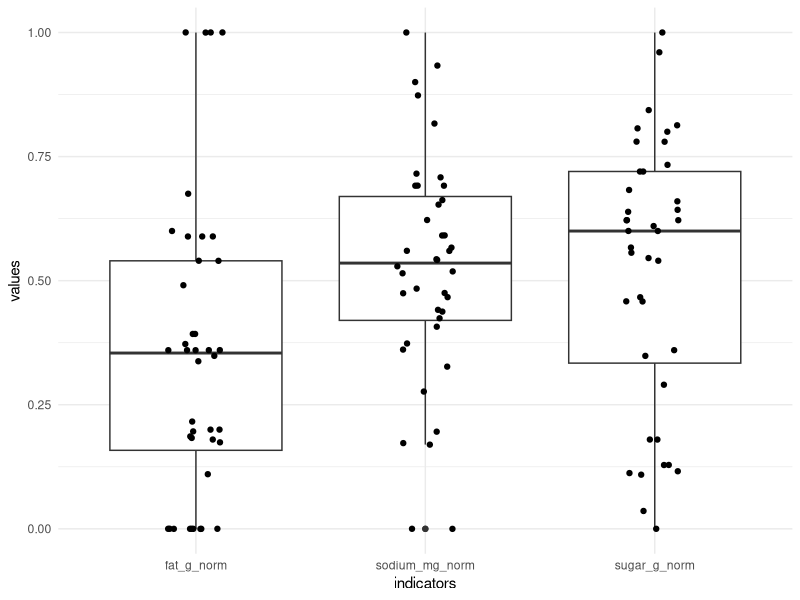
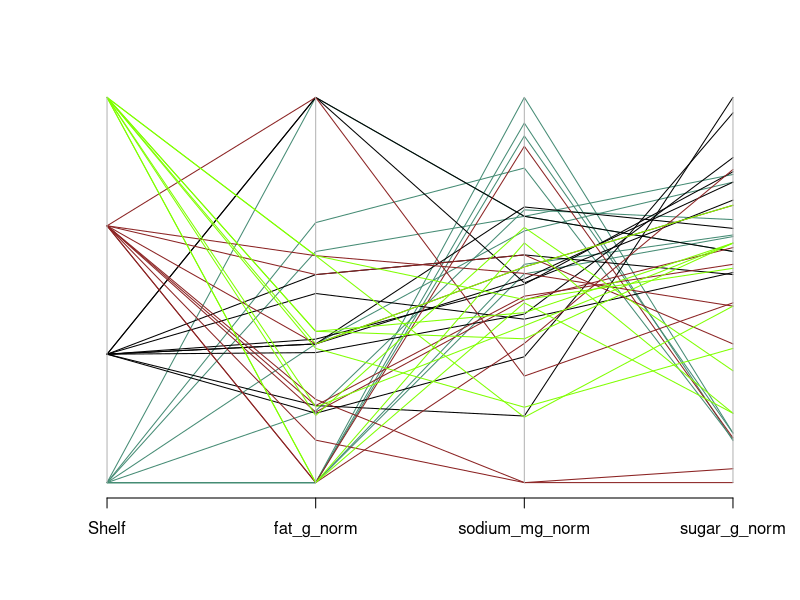
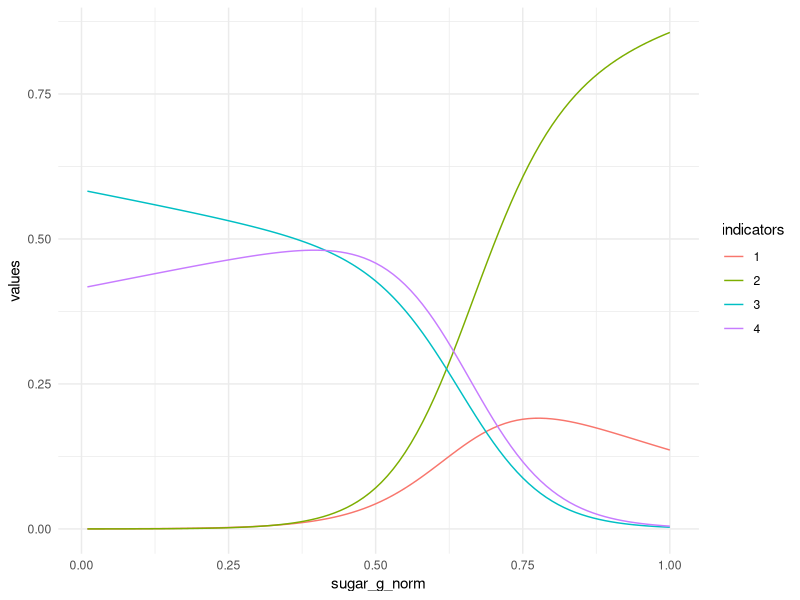

Recreate these plots in R, in order.
## ---- chunk 1
library(tidyverse)
library(patchwork)
## ---- chunk 2
setwd("~/source_code/W271_Lab1")
cereal <- read_csv("./data/short-questions/cereal_dillons.csv")
## ---- chunk 3
col_trans_list <- c("fat_g", "sugar_g", "sodium_mg")


for (col in col_trans_list) {
  col_per <- cereal[col] / cereal["size_g"]
  cereal[paste(col, "_norm", sep = "")] <- (col_per - min(col_per)) / (max(col_per) - min(col_per))
}
## ---- chunk 4
# if("ggpubr" %in% rownames(installed.packages()) == FALSE) {install.packages("ggpubr")}
# library(ggpubr)

cereal %>%
  pivot_longer(cols = 8:10, names_to = "indicators", values_to = "values") %>%
  ggplot(data = ., aes(x = indicators, y = values)) +
  geom_boxplot() +
  geom_jitter(width = 0.125) +
  theme_minimal()
## ---- chunk 5
MASS::parcoord(cereal[c("Shelf", "fat_g_norm", "sodium_mg_norm", "sugar_g_norm")], col = colors()[12 * cereal$Shelf])
## ---- chunk 6
library(nnet)
model_cereal_shelves_linear <- multinom(
  formula = Shelf ~ fat_g_norm +
    sugar_g_norm +
    sodium_mg_norm,
  data = cereal
)


model_cereal_shelves_quadratic <- multinom(
  formula = Shelf ~ fat_g_norm +
    sugar_g_norm +
    sodium_mg_norm +
    fat_g_norm:sugar_g_norm +
    fat_g_norm:sodium_mg_norm +
    sodium_mg:sugar_g_norm +
    sodium_mg:sugar_g_norm:fat_g_norm,
  data = cereal
)
## ---- chunk 7
library(car)
lrt_cereal_main_effects <- car::Anova(model_cereal_shelves_linear)
lrt_cereal_main_effects
## ---- chunk 8
lrt_cereal_quadratic_effects <- car::Anova(model_cereal_shelves_quadratic)
lrt_cereal_quadratic_effects
## ---- chunk 9
# Estimate new model that removes non-significant fat variable
model_cereal_shelves_trim <- multinom(formula = Shelf ~ sugar_g_norm + sodium_mg_norm, data = cereal)

# Create a datframe with Apple Jack data normalized to the same scale as the training data set
app_jack <- data.frame(size_g = 28, sugar_g = 12, fat_g = 0.5, sodium_mg = 130)
for (col in col_trans_list) {
  col_per <- app_jack[col] / app_jack["size_g"]
  ref_col <- cereal[col] / cereal["size_g"]
  app_jack[paste(col, "_norm", sep = "")] <- (col_per - min(ref_col)) / max(ref_col)
}

# Estimate placement of Apple Jack
aj_shelf_probs_trim <- predict(model_cereal_shelves_trim, newdata = app_jack, type = "probs")
shelf_trim <- aj_shelf_probs_trim[which.max(aj_shelf_probs_trim)]
shelf_trim

aj_shelf_probs <- predict(model_cereal_shelves_linear, newdata = app_jack, type = "probs")
shelf <- aj_shelf_probs[which.max(aj_shelf_probs)]
shelf
## ---- chunk 10
fat_mean <- mean(cereal$fat_g_norm)
na_mean <- mean(cereal$sodium_mg_norm)

df_to_plot <- data.frame(fat_g_norm = rep(fat_mean, times = 100), sodium_mg_norm = rep(na_mean, times = 100), sugar_g_norm = seq(1, 100) / 100)
df_to_plot <- cbind(df_to_plot, predict(model_cereal_shelves_linear, newdata = df_to_plot, type = "probs"))

shelf_vs_sugar_plot <- df_to_plot %>%
  pivot_longer(cols = c(4:7), names_to = "indicators", values_to = "values") %>%
  ggplot(data = ., aes(x = sugar_g_norm, y = values, colour = indicators)) +
  geom_line() +
  theme_minimal()

shelf_vs_sugar_plot
## ---- chunk 11
odds_ratios <- "fill this in"
## ---- chunk 12
drinks <- read_csv("../data/short-questions/DeHartSimplified.csv")
## ---- chunk 13
